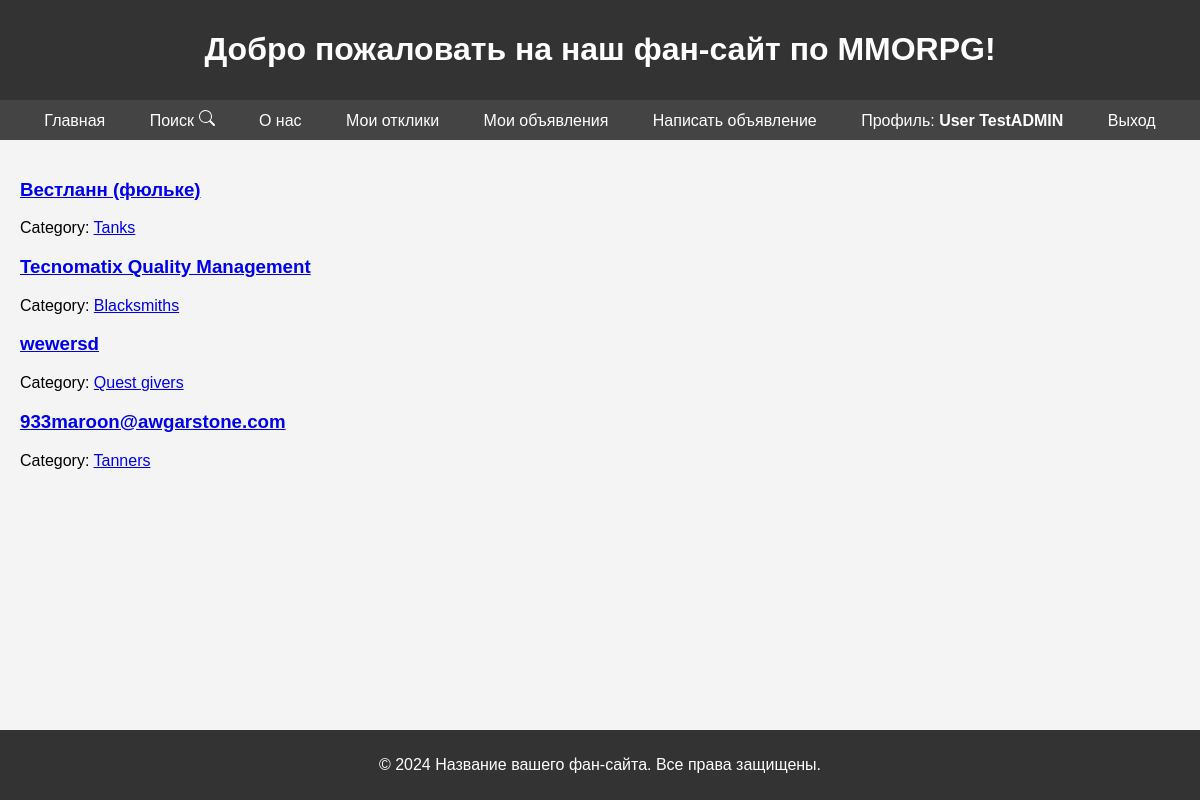
Page /my-ads/ (signed in) on the committed database.
### users/models.py (models this page shows, shortened)
class CustomUser(AbstractUser):
    username_validator = UnicodeUsernameValidator()
    username = models.CharField(
        _("username"), max_length=150, unique=True, help_text=_(
            "Required. 150 characters or fewer. Letters, digits and @/./+/-/_ only."
        ),
        validators=[username_validator],
        error_messages={
            "unique": _("A user with that username already exists."),
        },
    )
    first_name = models.CharField(_("first name"), db_index=True, max_length=150, blank=True)
    last_name = models.CharField(_("last name"), db_index=True, max_length=150, blank=True)
    email = models.EmailField(_("email"), db_index=True, max_length=60, unique=True)
    activation_code = models.CharField(max_length=30, null=True, blank=True, verbose_name=_("Код подтверждения"))
    objects = UserManager()
    USERNAME_FIELD = 'email'
    REQUIRED_FIELDS = ['first_name', 'last_name', 'username']
    class Meta:
        verbose_name = _('Пользователь')
        verbose_name_plural = _('Пользователи')
        unique_together = ('email',)
    def get_full_name(self):
        full_name = '%s %s' % (self.first_name, self.last_name)
        return full_name.strip() if full_name.strip() else self.email

### fan_board/models.py (models this page shows, shortened)
class Advertisement(models.Model):
    ad_author = models.ForeignKey(settings.AUTH_USER_MODEL, on_delete=models.CASCADE, verbose_name='Автор')
    ad_category = models.ForeignKey(Category, on_delete=models.CASCADE, verbose_name='Категория')
    headline = models.CharField(max_length=100, verbose_name='Заголовок')
    content = CKEditor5Field(verbose_name='Полное описание', config_name='extends')
    image = models.ImageField(upload_to='img/', null=True, blank=True, verbose_name='Изображение')
    created_at = models.DateTimeField(auto_now_add=True, verbose_name='Дата публикации')
    class Meta:
        verbose_name = 'Объявление'
        verbose_name_plural = 'Объявления'

class Category(models.Model):
    name = models.CharField(max_length=100, unique=True, verbose_name='Имя категории')
    class Meta:
        verbose_name = 'Категория'
        verbose_name_plural = 'Категории'
    def __str__(self):
        return '{}'.format(self.name)

### fan_board/views.py (the view)
# urls.py: path('my-ads/', views.MyAdsView.as_view(), name='my_ads'),
class MyAdsView(generic.ListView):
    model = Advertisement
    template_name = 'fan_board/my_ads.html'
    def get_queryset(self):
        return Advertisement.objects.filter(ad_author=self.request.user)
    def get_context_data(self, **kwargs):
        context = super().get_context_data(**kwargs)
        context['my_ads'] = self.get_queryset()
        return context

### fan_board/templates/fan_board/my_ads.html
{% extends "base.html" %}
{% block content %}
<div class="container mt-4">
    <div class="row">
        {% for ad in my_ads %}
        <div class="col-md-6 mb-4">
            <div class="card">
                <div class="card-body">
                    <h3 class="card-title"><a href="{% url 'fan_board:ads_detail' ad.headline %}">{{ ad.headline }}</a></h3>
                    <p class="card-text">Category: <a href="{% url 'fan_board:category_ads' ad.ad_category %}" class="btn btn-sm btn-outline-primary">{{ ad.ad_category }}</a></p>
                </div>
            </div>
        </div>
        {% empty %}
        <div class="col-md-12">
            <div class="alert alert-info" role="alert">
                Нет доступных объявлений.
            </div>
        </div>
        {% endfor %}
    </div>
</div>
{% endblock content %}

### templates/base.html (shortened to what this page needs)
{% load static %}
<!DOCTYPE html>
<html lang="en">
<head>
</head>
<body>
{% block header %}
    <header>
        <h1>Добро пожаловать на наш фан-сайт по MMORPG!</h1>
    </header>
{% endblock header %}
    <nav>
        <a class="nav-link" href="{% url 'fan_board:ads_list' %}">Главная</a>
        <a class="nav-link" href="{% url 'fan_board:search_results' %}">Поиск
            <svg xmlns="http://www.w3.org/2000/svg" width="16" height="16" fill="currentColor" class="bi bi-search" viewBox="0 0 16 16">
            <path d="M11.742 10.344a6.5 6.5 0 1 0-1.397 1.398h-.001q.044.06.098.115l3.85 3.85a1 1 0 0 0 1.415-1.414l-3.85-3.85a1 1 0 0 0-.115-.1zM12 6.5a5.5 5.5 0 1 1-11 0 5.5 5.5 0 0 1 11 0"/>
            </svg>
        </a>
        <a href="">О нас</a>
        {% if request.user.is_authenticated %}
        <a class="nav-link" href="{% url 'fan_board:private_page' %}"> Мои отклики </a>
        <a class="nav-link" href="{% url 'fan_board:my_ads' %}"> Мои объявления </a>
        <a class="nav-link" href="{% url 'fan_board:ads_create' %}"> Написать объявление </a>
        <a class="nav-link" href="{% url 'users:profile' %}"> Профиль: <strong>{{ user.get_full_name }}</strong> </a>
        <a class="nav-link" href="{% url 'users:logout' %}"> Выход </a>
        {% else %}
        <a class="nav-link" href="{% url 'users:login' %}"> Вход </a>
        <a class="nav-link" href="{% url 'users:registration' %}"> Регистрация </a>
        {% endif %}
    </nav>
        <section class="content">
            {% block content %} {% endblock content %}
        </section>
    <footer>
        <p>&copy; 2024 Название вашего фан-сайта. Все права защищены.</p>
    </footer>
</body>
</html>

### rows in the picture
CustomUser: get_full_name "User TestADMIN"
Advertisement: headline "Вестланн (фюльке)", ad_category "Tanks"
Advertisement: headline "Tecnomatix Quality Management", ad_category "Blacksmiths"
Advertisement: headline "wewersd", ad_category "Quest givers"
Advertisement: headline "933maroon@awgarstone.com", ad_category "Tanners"
